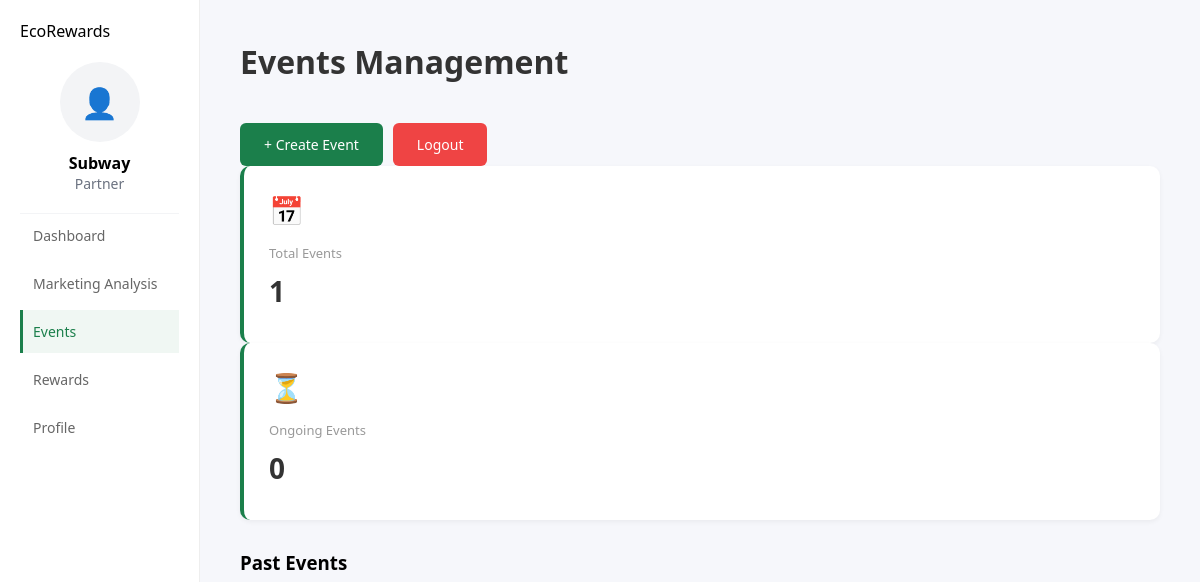
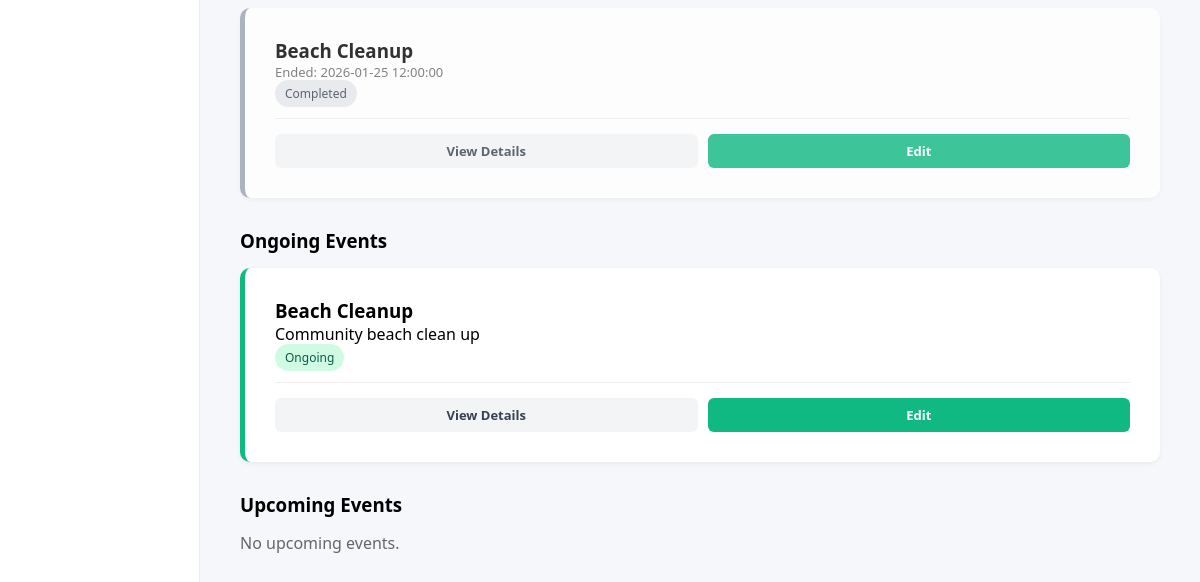
The app's page /Partners/partner/events/events.php (signed in), older data (2 pictures, top to bottom).
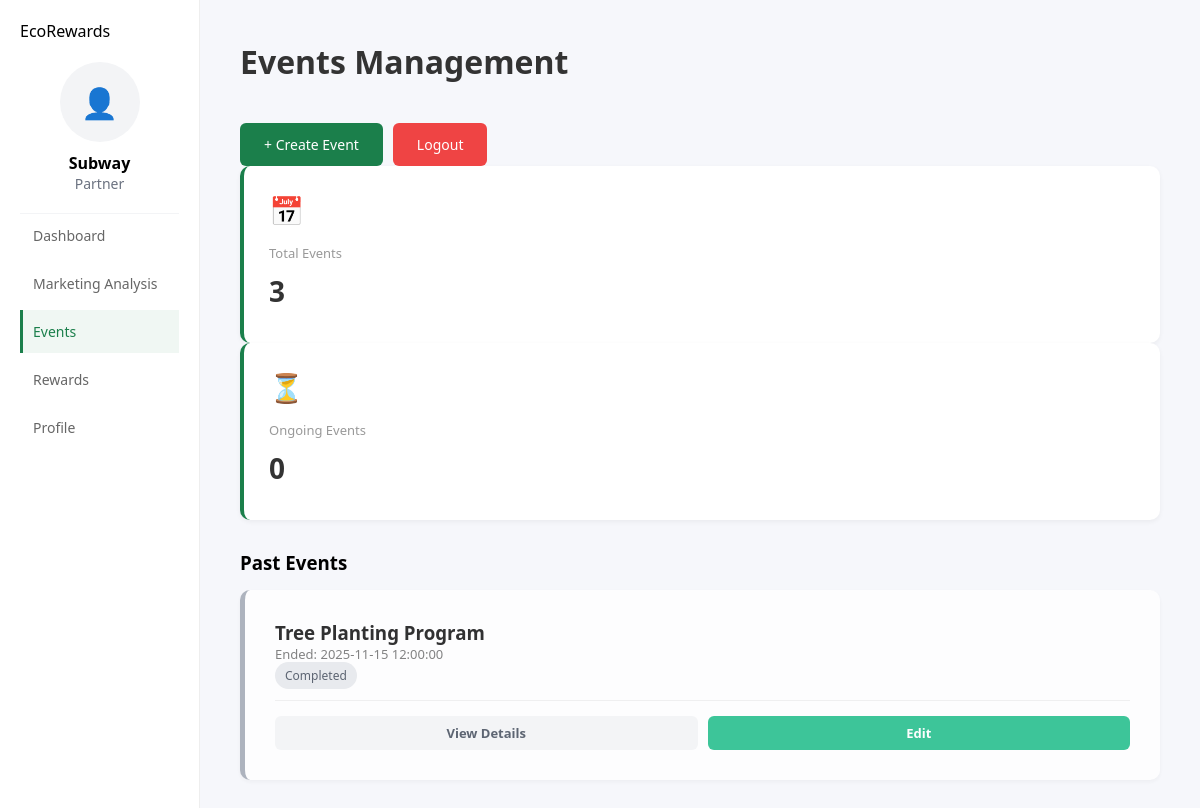
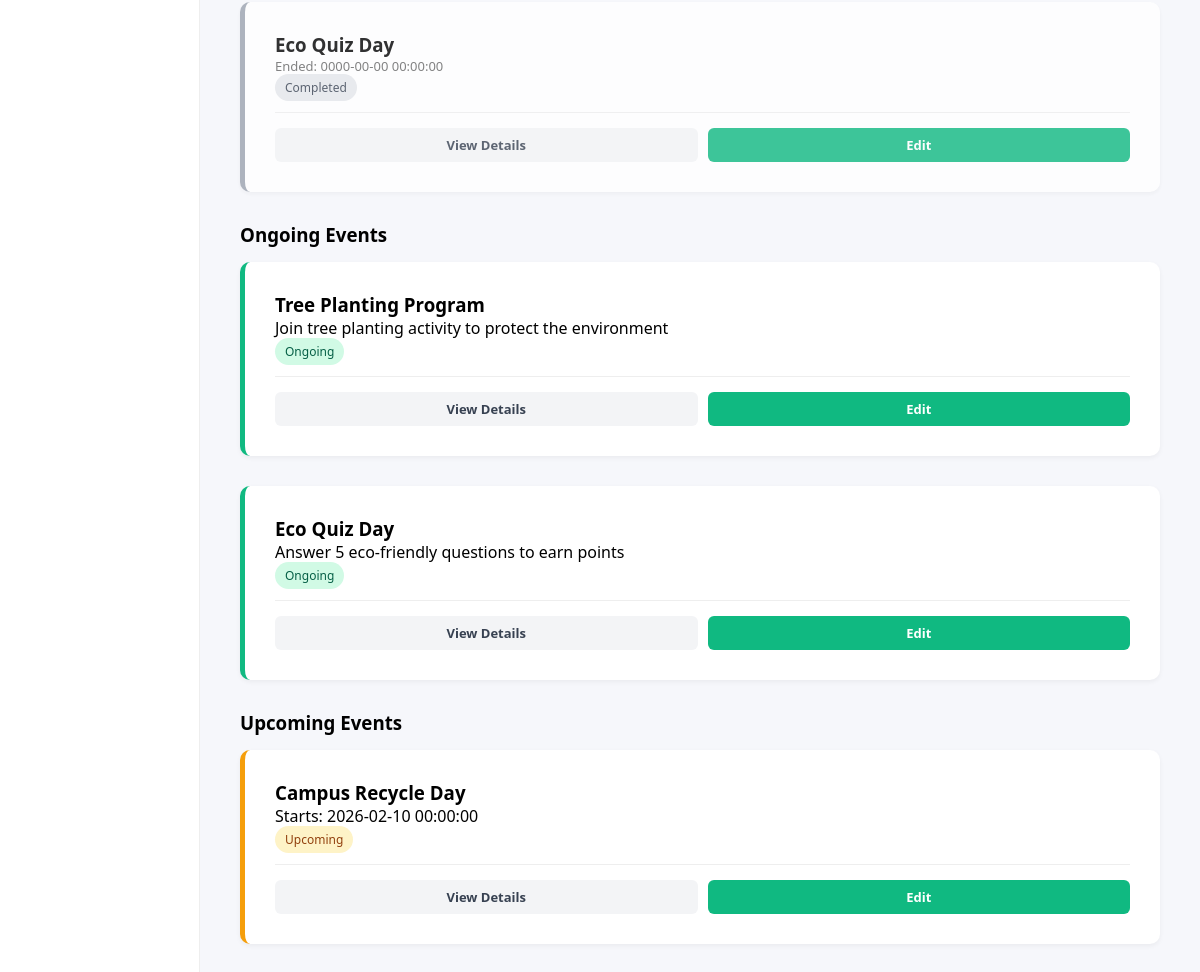
The same page, newer data (2 pictures, top to bottom).
### tables this page shows
CREATE TABLE `events` (
  `id` int(11) NOT NULL,
  `name` varchar(30) NOT NULL,
  `description` varchar(100) NOT NULL,
  `image` varchar(250) NOT NULL,
  `start_date` datetime NOT NULL,
  `end_date` datetime NOT NULL,
  `points_reward` int(11) NOT NULL,
  `admins_id` int(11) NOT NULL,
  `partners_id` int(11) NOT NULL,
  `approved_by` int(11) NOT NULL,
  `status` enum('active','pending','upcoming','ended') NOT NULL,
  `created_at` datetime NOT NULL
);

### Partners/partner/events/events.php (the view, shortened to what the changed rows need)
<?php
include "../../php/db.php";
$partnerId = $_SESSION['partner_id'];
$totalEvents = mysqli_fetch_assoc(mysqli_query($conn, "SELECT COUNT(*) as count FROM events WHERE partners_id = $partnerId"))['count'] ?? 0;
?>
<!DOCTYPE html>
<html lang="en">
<head>
   <link rel="stylesheet" href="../../assets/style.css">
</head>
<body>
<div class="app-layout">
        <main class="main">
        <div class="main-header">
            <h1>Events Management</h1>
        </div>
        <section class="metrics">
            <div class="metric-card">
                <div class="metric-icon">📅</div>
                <div class="metric-label">Total Events</div>
                <div class="metric-value"><?= $totalEvents ?></div>
            </div>
        </section>
        <div class="grid-3">
            <?php
            $query = "SELECT * FROM events WHERE partners_id = $partnerId AND start_date <= NOW() AND end_date < NOW() ORDER BY end_date DESC";
            $result = mysqli_query($conn, $query);
            if(mysqli_num_rows($result) > 0){
                while($row = mysqli_fetch_assoc($result)){
                    echo '<div class="card" style="border-left: 5px solid #9ca3af; opacity: 0.8;">
                            <h3>' . htmlspecialchars($row['name']) . '</h3>
                            <p style="color: #666; font-size: 13px;">Ended: ' . $row['end_date'] . '</p>
                            <span style="background:#e5e7eb; color:#374151; padding:5px 10px; border-radius:15px; font-size:12px;">Completed</span>
                          <div class="card-actions">
                                <a href="viewEvent.php?id=' . $row['id'] . '" class="btn-small btn-view">View Details</a>
                                <a href="editEvent.php?id=' . $row['id'] . '" class="btn-small btn-edit">Edit</a>
                            </div>
                         </div>';
                }
            } else { echo '<p style="color:#666;">No past events found.</p>'; }
            ?>
        </div>
        <div class="grid-3">
            <?php
            $query = "SELECT * FROM events WHERE partners_id = $partnerId AND end_date < NOW() ORDER BY end_date DESC";
            $result = mysqli_query($conn, $query);
            if(mysqli_num_rows($result) > 0){
                while($row = mysqli_fetch_assoc($result)){
                    echo '<div class="card" style="border-left: 5px solid #10b981;">
                            <h3>' . htmlspecialchars($row['name']) . '</h3>
                            <p>' . htmlspecialchars($row['description']) . '</p>
                            <span style="background:#d1fae5; color:#065f46; padding:5px 10px; border-radius:15px; font-size:12px;">Ongoing</span>
                          <div class="card-actions">
                                <a href="viewEvent.php?id=' . $row['id'] . '" class="btn-small btn-view">View Details</a>
                                <a href="editEvent.php?id=' . $row['id'] . '" class="btn-small btn-edit">Edit</a>
                            </div>
                         </div>';
                }
            } else { echo '<p style="color:#666;">No ongoing events.</p>'; }
            ?>
        </div>
        <div class="grid-3">
            <?php
            $query = "SELECT * FROM events WHERE partners_id = $partnerId AND start_date > NOW()";
            $result = mysqli_query($conn, $query);
            if(mysqli_num_rows($result) > 0){
                while($row = mysqli_fetch_assoc($result)){
                    echo '<div class="card" style="border-left: 5px solid #f59e0b;">
                            <h3>' . htmlspecialchars($row['name']) . '</h3>
                            <p>Starts: ' . $row['start_date'] . '</p>
                            <span style="background:#fef3c7; color:#92400e; padding:5px 10px; border-radius:15px; font-size:12px;">Upcoming</span>
                          <div class="card-actions">
                                <a href="viewEvent.php?id=' . $row['id'] . '" class="btn-small btn-view">View Details</a>
                                <a href="editEvent.php?id=' . $row['id'] . '" class="btn-small btn-edit">Edit</a>
                            </div>
                         </div>';
                }
            } else { echo '<p style="color:#666;">No upcoming events.</p>'; }
            ?>
        </div>
    </main>
</div>
</body>
</html>

Row changes from the older to the newer data that the page shows:
removed events: name "Beach Cleanup", end_date "2026-01-25 12:00:00", description "Community beach clean up"
added events: name "Tree Planting Program", end_date "2025-11-15 12:00:00", description "Join tree planting activity to protect the environment"
added events: name "Eco Quiz Day", end_date "0000-00-00 00:00:00", description "Answer 5 eco-friendly questions to earn points"
now on this page (row edited): events: name "Campus Recycle Day", start_date "2026-02-10 00:00:00", shown under "Upcoming Events"
Text that changed along with them:
$totalEvents: "1" → "3"
text no longer shown: "No upcoming events."
